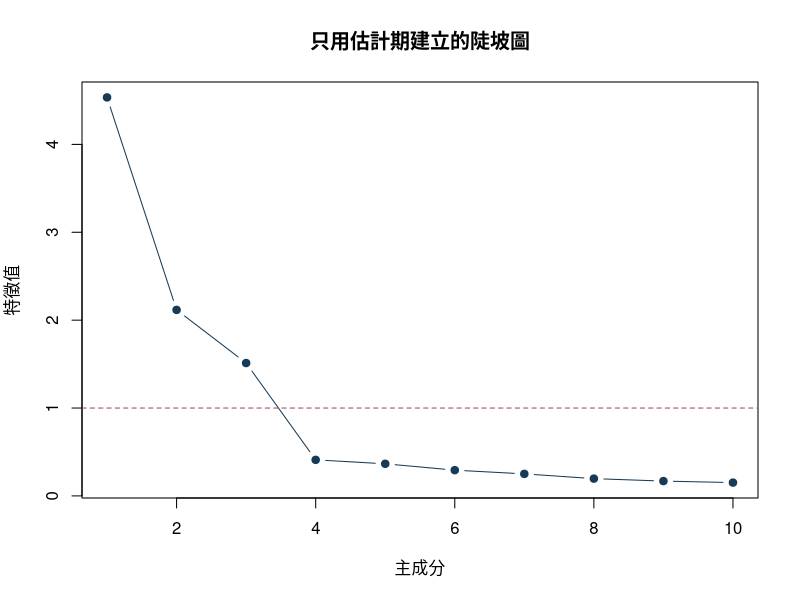
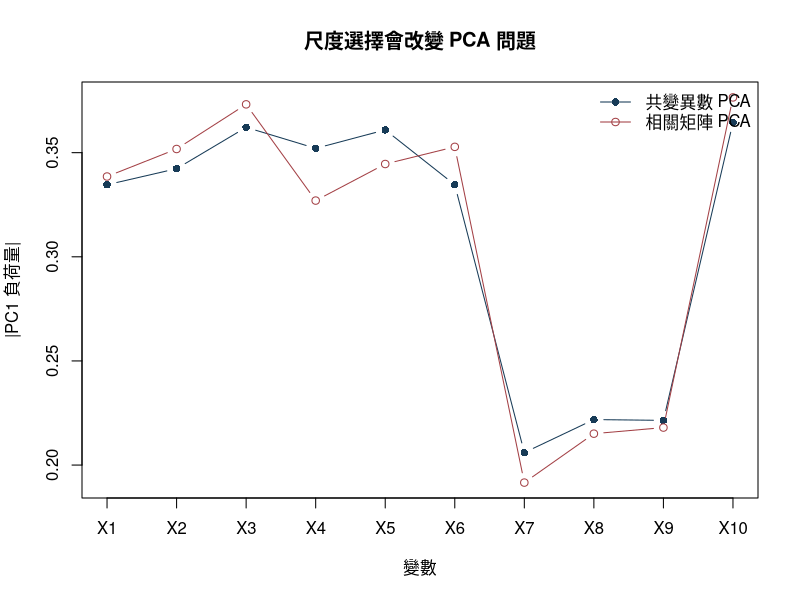

These charts were generated, in order, by the following R code:
## ---- chunk 1
knitr::opts_chunk$set(
  echo = TRUE, message = FALSE, warning = FALSE,
  fig.width = 7, fig.height = 4
)
stopifnot(getRversion() >= "4.3.0")
set.seed(1010)
## ---- chunk 2
data.frame(
  component = c("R", "stats", "graphics"),
  version = c(
    R.version.string,
    as.character(packageVersion("stats")),
    as.character(packageVersion("graphics"))
  )
)
## ---- chunk 3
T_total <- 700
N <- 10
r_true <- 3

simulate_ar1 <- function(n, phi, sd = 1) {
  stopifnot(abs(phi) < 1, sd > 0)
  x <- numeric(n)
  innovation_sd <- sd * sqrt(1 - phi^2)
  x[1] <- rnorm(1, sd = sd)
  for (t in 2:n) {
    x[t] <- phi * x[t - 1] + rnorm(1, sd = innovation_sd)
  }
  x
}

F_true <- cbind(
  F1 = simulate_ar1(T_total, phi = 0.55),
  F2 = simulate_ar1(T_total, phi = 0.25),
  F3 = simulate_ar1(T_total, phi = -0.20)
)

B_true <- rbind(
  c(0.90, 0.10, 0.00),
  c(0.85, 0.15, 0.05),
  c(0.75, 0.20, 0.10),
  c(0.10, 0.90, 0.05),
  c(0.15, 0.85, 0.10),
  c(0.20, 0.75, 0.15),
  c(0.05, 0.10, 0.90),
  c(0.10, 0.15, 0.85),
  c(0.20, 0.10, 0.75),
  c(0.45, 0.40, 0.35)
)
rownames(B_true) <- paste0("X", seq_len(N))
colnames(B_true) <- colnames(F_true)

idio_sd <- seq(0.35, 0.65, length.out = N)
U <- matrix(rnorm(T_total * N), nrow = T_total)
U <- sweep(U, 2, idio_sd, "*")
X <- F_true %*% t(B_true) + U
colnames(X) <- rownames(B_true)

estimate_id <- 1:400
validation_id <- 401:520
test_id <- 521:700
## ---- chunk 4
round(cov(X[estimate_id, ]), 2)
## ---- chunk 5
pca_estimate <- prcomp(
  X[estimate_id, , drop = FALSE],
  center = TRUE,
  scale. = TRUE
)

eigenvalues <- pca_estimate$sdev^2
PVE <- eigenvalues / sum(eigenvalues)
explained <- data.frame(
  component = seq_along(PVE),
  eigenvalue = eigenvalues,
  PVE = PVE,
  cumulative_PVE = cumsum(PVE)
)
explained
## ---- chunk 6
plot(
  explained$component, explained$eigenvalue,
  type = "b", pch = 19, col = "#173B57",
  xlab = "主成分", ylab = "特徵值",
  main = "只用估計期建立的陡坡圖"
)
abline(h = 1, lty = 2, col = "#A34045")
## ---- chunk 7
Z_estimate <- scale(
  X[estimate_id, , drop = FALSE],
  center = pca_estimate$center,
  scale = pca_estimate$scale
)
S_estimate <- cov(Z_estimate)
eigen_direct <- eigen(S_estimate, symmetric = TRUE)

stopifnot(
  isTRUE(all.equal(
    unname(eigenvalues),
    unname(eigen_direct$values),
    tolerance = 1e-10
  ))
)

# 特徵向量可整欄反號，所以比較投影外積。
projection_prcomp <- tcrossprod(pca_estimate$rotation[, 1:3])
projection_eigen <- tcrossprod(eigen_direct$vectors[, 1:3])
max(abs(projection_prcomp - projection_eigen))
## ---- chunk 8
score_estimate <- pca_estimate$x[, 1:5, drop = FALSE]
round(abs(cor(score_estimate, F_true[estimate_id, ])), 3)
## ---- chunk 9
reconstruct_from_pca <- function(fit, newdata, r) {
  stopifnot(r >= 0, r <= ncol(fit$rotation))
  Z <- scale(newdata, center = fit$center, scale = fit$scale)
  if (r == 0) {
    Z_hat <- matrix(0, nrow = nrow(Z), ncol = ncol(Z))
  } else {
    V <- fit$rotation[, seq_len(r), drop = FALSE]
    score <- Z %*% V
    Z_hat <- score %*% t(V)
  }
  X_hat <- sweep(Z_hat, 2, fit$scale, "*")
  sweep(X_hat, 2, fit$center, "+")
}

reconstruction_mse <- function(actual, reconstructed) {
  mean((actual - reconstructed)^2)
}
## ---- chunk 10
r_grid <- 0:N
validation_mse <- vapply(r_grid, function(r) {
  X_hat <- reconstruct_from_pca(
    pca_estimate,
    X[validation_id, , drop = FALSE],
    r = r
  )
  reconstruction_mse(X[validation_id, ], X_hat)
}, numeric(1))

selection_table <- data.frame(
  r = r_grid,
  validation_MSE = validation_mse
)
selection_table
## ---- chunk 11
validation_total_variance <- mean(apply(
  X[validation_id, , drop = FALSE], 2, var
))
tolerance <- validation_mse[N + 1] + 0.10 * validation_total_variance
r_selected <- min(r_grid[validation_mse <= tolerance])
r_selected
## ---- chunk 12
development_id <- c(estimate_id, validation_id)
pca_development <- prcomp(
  X[development_id, , drop = FALSE],
  center = TRUE,
  scale. = TRUE
)
X_test_hat <- reconstruct_from_pca(
  pca_development,
  X[test_id, , drop = FALSE],
  r = r_selected
)
test_mse <- reconstruction_mse(X[test_id, ], X_test_hat)

data.frame(
  selected_r = r_selected,
  validation_tolerance = tolerance,
  final_test_MSE = test_mse
)
## ---- chunk 13
fa_three <- factanal(
  X[estimate_id, , drop = FALSE],
  factors = 3,
  rotation = "varimax",
  scores = "regression"
)
fa_three
## ---- chunk 14
loadings_matrix <- unclass(fa_three$loadings)
round(loadings_matrix, 3)

communality <- rowSums(loadings_matrix^2)
factor_summary <- data.frame(
  variable = rownames(loadings_matrix),
  communality = communality,
  uniqueness = fa_three$uniquenesses
)
factor_summary
## ---- chunk 15
pca_cov <- prcomp(
  X[estimate_id, , drop = FALSE],
  center = TRUE, scale. = FALSE
)
pca_cor <- pca_estimate

comparison <- data.frame(
  variable = colnames(X),
  covariance_PC1 = pca_cov$rotation[, 1],
  correlation_PC1 = pca_cor$rotation[, 1]
)
comparison
## ---- chunk 16
matplot(
  seq_len(N),
  cbind(abs(comparison$covariance_PC1),
        abs(comparison$correlation_PC1)),
  type = "b", pch = c(16, 1), lty = 1,
  col = c("#173B57", "#A34045"),
  xaxt = "n", xlab = "變數", ylab = "|PC1 負荷量|",
  main = "尺度選擇會改變 PCA 問題"
)
axis(1, at = seq_len(N), labels = colnames(X))
legend(
  "topright",
  legend = c("共變異數 PCA", "相關矩陣 PCA"),
  col = c("#173B57", "#A34045"),
  pch = c(16, 1), lty = 1, bty = "n"
)
## ---- chunk 17
sessionInfo()
